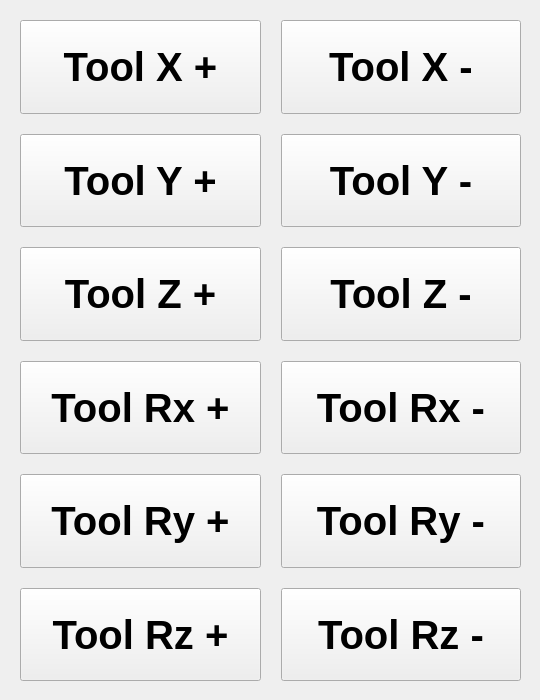
      <widget class="QWidget" name="tab_4">
       <attribute name="title">
        <string>[Tool] CS Step</string>
       </attribute>
       <widget class="QWidget" name="layoutWidget_2">
        <property name="geometry">
         <rect>
          <x>10</x>
          <y>10</y>
          <width>521</width>
          <height>681</height>
         </rect>
        </property>
        <layout class="QGridLayout" name="gridLayout_20">
         <property name="leftMargin">
          <number>10</number>
         </property>
         <property name="topMargin">
          <number>10</number>
         </property>
         <property name="rightMargin">
          <number>10</number>
         </property>
         <property name="bottomMargin">
          <number>10</number>
         </property>
         <property name="spacing">
          <number>20</number>
         </property>
         <item row="0" column="0">
          <widget class="QPushButton" name="pushButton_jog_x1_plus_step_tool">
           <property name="sizePolicy">
            <sizepolicy hsizetype="Preferred" vsizetype="Preferred">
             <horstretch>0</horstretch>
             <verstretch>0</verstretch>
            </sizepolicy>
           </property>
           <property name="minimumSize">
            <size>
             <width>0</width>
             <height>25</height>
            </size>
           </property>
           <property name="font">
            <font>
             <family>Ubuntu</family>
             <pointsize>30</pointsize>
             <weight>75</weight>
             <bold>true</bold>
            </font>
           </property>
           <property name="layoutDirection">
            <enum>Qt::LeftToRight</enum>
           </property>
           <property name="text">
            <string>Tool X +</string>
           </property>
           <property name="autoDefault">
            <bool>false</bool>
           </property>
          </widget>
         </item>
         <item row="1" column="1">
          <widget class="QPushButton" name="pushButton_jog_x2_minus_step_tool">
           <property name="enabled">
            <bool>true</bool>
           </property>
           <property name="sizePolicy">
            <sizepolicy hsizetype="Preferred" vsizetype="Preferred">
             <horstretch>0</horstretch>
             <verstretch>0</verstretch>
            </sizepolicy>
           </property>
           <property name="minimumSize">
            <size>
             <width>0</width>
             <height>25</height>
            </size>
           </property>
           <property name="font">
            <font>
             <family>Ubuntu</family>
             <pointsize>30</pointsize>
             <weight>75</weight>
             <bold>true</bold>
            </font>
           </property>
           <property name="autoFillBackground">
            <bool>false</bool>
           </property>
           <property name="text">
            <string>Tool Y -</string>
           </property>
          </widget>
         </item>
         <item row="3" column="1">
          <widget class="QPushButton" name="pushButton_jog_x4_minus_step_tool">
           <property name="enabled">
            <bool>true</bool>
           </property>
           <property name="sizePolicy">
            <sizepolicy hsizetype="Preferred" vsizetype="Preferred">
             <horstretch>0</horstretch>
             <verstretch>0</verstretch>
            </sizepolicy>
           </property>
           <property name="minimumSize">
            <size>
             <width>0</width>
             <height>25</height>
            </size>
           </property>
           <property name="font">
            <font>
             <family>Ubuntu</family>
             <pointsize>30</pointsize>
             <weight>75</weight>
             <bold>true</bold>
            </font>
           </property>
           <property name="text">
            <string>Tool Rx -</string>
           </property>
          </widget>
         </item>
         <item row="0" column="1">
          <widget class="QPushButton" name="pushButton_jog_x1_minus_step_tool">
           <property name="sizePolicy">
            <sizepolicy hsizetype="Preferred" vsizetype="Preferred">
             <horstretch>0</horstretch>
             <verstretch>0</verstretch>
            </sizepolicy>
           </property>
           <property name="minimumSize">
            <size>
             <width>0</width>
             <height>25</height>
            </size>
           </property>
           <property name="font">
            <font>
             <family>Ubuntu</family>
             <pointsize>30</pointsize>
             <weight>75</weight>
             <bold>true</bold>
            </font>
           </property>
           <property name="text">
            <string>Tool X -</string>
           </property>
          </widget>
         </item>
         <item row="5" column="1">
          <widget class="QPushButton" name="pushButton_jog_x6_minus_step_tool">
           <property name="sizePolicy">
            <sizepolicy hsizetype="Preferred" vsizetype="Preferred">
             <horstretch>0</horstretch>
             <verstretch>0</verstretch>
            </sizepolicy>
           </property>
           <property name="minimumSize">
            <size>
             <width>0</width>
             <height>25</height>
            </size>
           </property>
           <property name="font">
            <font>
             <family>Ubuntu</family>
             <pointsize>30</pointsize>
             <weight>75</weight>
             <bold>true</bold>
            </font>
           </property>
           <property name="text">
            <string>Tool Rz -</string>
           </property>
          </widget>
         </item>
         <item row="2" column="0">
          <widget class="QPushButton" name="pushButton_jog_x3_plus_step_tool">
           <property name="sizePolicy">
            <sizepolicy hsizetype="Preferred" vsizetype="Preferred">
             <horstretch>0</horstretch>
             <verstretch>0</verstretch>
            </sizepolicy>
           </property>
           <property name="minimumSize">
            <size>
             <width>0</width>
             <height>25</height>
            </size>
           </property>
           <property name="font">
            <font>
             <family>Ubuntu</family>
             <pointsize>30</pointsize>
             <weight>75</weight>
             <bold>true</bold>
            </font>
           </property>
           <property name="text">
            <string>Tool Z +</string>
           </property>
          </widget>
         </item>
         <item row="4" column="1">
          <widget class="QPushButton" name="pushButton_jog_x5_minus_step_tool">
           <property name="sizePolicy">
            <sizepolicy hsizetype="Preferred" vsizetype="Preferred">
             <horstretch>0</horstretch>
             <verstretch>0</verstretch>
            </sizepolicy>
           </property>
           <property name="minimumSize">
            <size>
             <width>0</width>
             <height>25</height>
            </size>
           </property>
           <property name="font">
            <font>
             <family>Ubuntu</family>
             <pointsize>30</pointsize>
             <weight>75</weight>
             <bold>true</bold>
            </font>
           </property>
           <property name="text">
            <string>Tool Ry -</string>
           </property>
          </widget>
         </item>
         <item row="3" column="0">
          <widget class="QPushButton" name="pushButton_jog_x4_plus_step_tool">
           <property name="sizePolicy">
            <sizepolicy hsizetype="Preferred" vsizetype="Preferred">
             <horstretch>0</horstretch>
             <verstretch>0</verstretch>
            </sizepolicy>
           </property>
           <property name="minimumSize">
            <size>
             <width>0</width>
             <height>25</height>
            </size>
           </property>
           <property name="font">
            <font>
             <family>Ubuntu</family>
             <pointsize>30</pointsize>
             <weight>75</weight>
             <bold>true</bold>
            </font>
           </property>
           <property name="text">
            <string>Tool Rx +</string>
           </property>
          </widget>
         </item>
         <item row="2" column="1">
          <widget class="QPushButton" name="pushButton_jog_x3_minus_step_tool">
           <property name="enabled">
            <bool>true</bool>
           </property>
           <property name="sizePolicy">
            <sizepolicy hsizetype="Preferred" vsizetype="Preferred">
             <horstretch>0</horstretch>
             <verstretch>0</verstretch>
            </sizepolicy>
           </property>
           <property name="minimumSize">
            <size>
             <width>0</width>
             <height>25</height>
            </size>
           </property>
           <property name="font">
            <font>
             <family>Ubuntu</family>
             <pointsize>30</pointsize>
             <weight>75</weight>
             <bold>true</bold>
            </font>
           </property>
           <property name="text">
            <string>Tool Z -</string>
           </property>
          </widget>
         </item>
         <item row="1" column="0">
          <widget class="QPushButton" name="pushButton_jog_x2_plus_step_tool">
           <property name="sizePolicy">
            <sizepolicy hsizetype="Preferred" vsizetype="Preferred">
             <horstretch>0</horstretch>
             <verstretch>0</verstretch>
            </sizepolicy>
           </property>
           <property name="minimumSize">
            <size>
             <width>0</width>
             <height>25</height>
            </size>
           </property>
           <property name="font">
            <font>
             <family>Ubuntu</family>
             <pointsize>30</pointsize>
             <weight>75</weight>
             <bold>true</bold>
            </font>
           </property>
           <property name="text">
            <string>Tool Y +</string>
           </property>
          </widget>
         </item>
         <item row="5" column="0">
          <widget class="QPushButton" name="pushButton_jog_x6_plus_step_tool">
           <property name="sizePolicy">
            <sizepolicy hsizetype="Preferred" vsizetype="Preferred">
             <horstretch>0</horstretch>
             <verstretch>0</verstretch>
            </sizepolicy>
           </property>
           <property name="minimumSize">
            <size>
             <width>0</width>
             <height>25</height>
            </size>
           </property>
           <property name="font">
            <font>
             <family>Ubuntu</family>
             <pointsize>30</pointsize>
             <weight>75</weight>
             <bold>true</bold>
            </font>
           </property>
           <property name="text">
            <string>Tool Rz +</string>
           </property>
          </widget>
         </item>
         <item row="4" column="0">
          <widget class="QPushButton" name="pushButton_jog_x5_plus_step_tool">
           <property name="sizePolicy">
            <sizepolicy hsizetype="Preferred" vsizetype="Preferred">
             <horstretch>0</horstretch>
             <verstretch>0</verstretch>
            </sizepolicy>
           </property>
           <property name="minimumSize">
            <size>
             <width>0</width>
             <height>25</height>
            </size>
           </property>
           <property name="font">
            <font>
             <family>Ubuntu</family>
             <pointsize>30</pointsize>
             <weight>75</weight>
             <bold>true</bold>
            </font>
           </property>
           <property name="text">
            <string>Tool Ry +</string>
           </property>
          </widget>
         </item>
        </layout>
       </widget>
      </widget>
